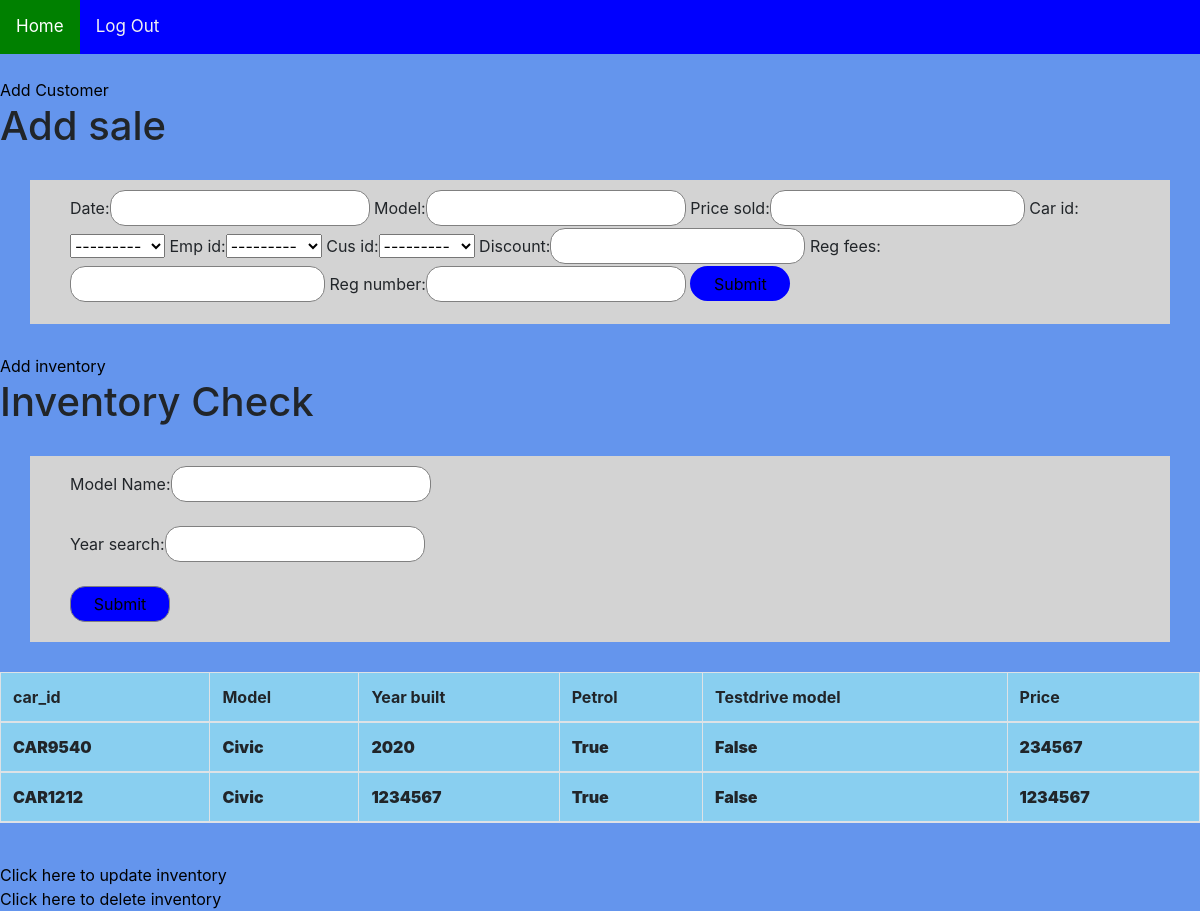
The app's page /general/newsale/ (signed in), older data.
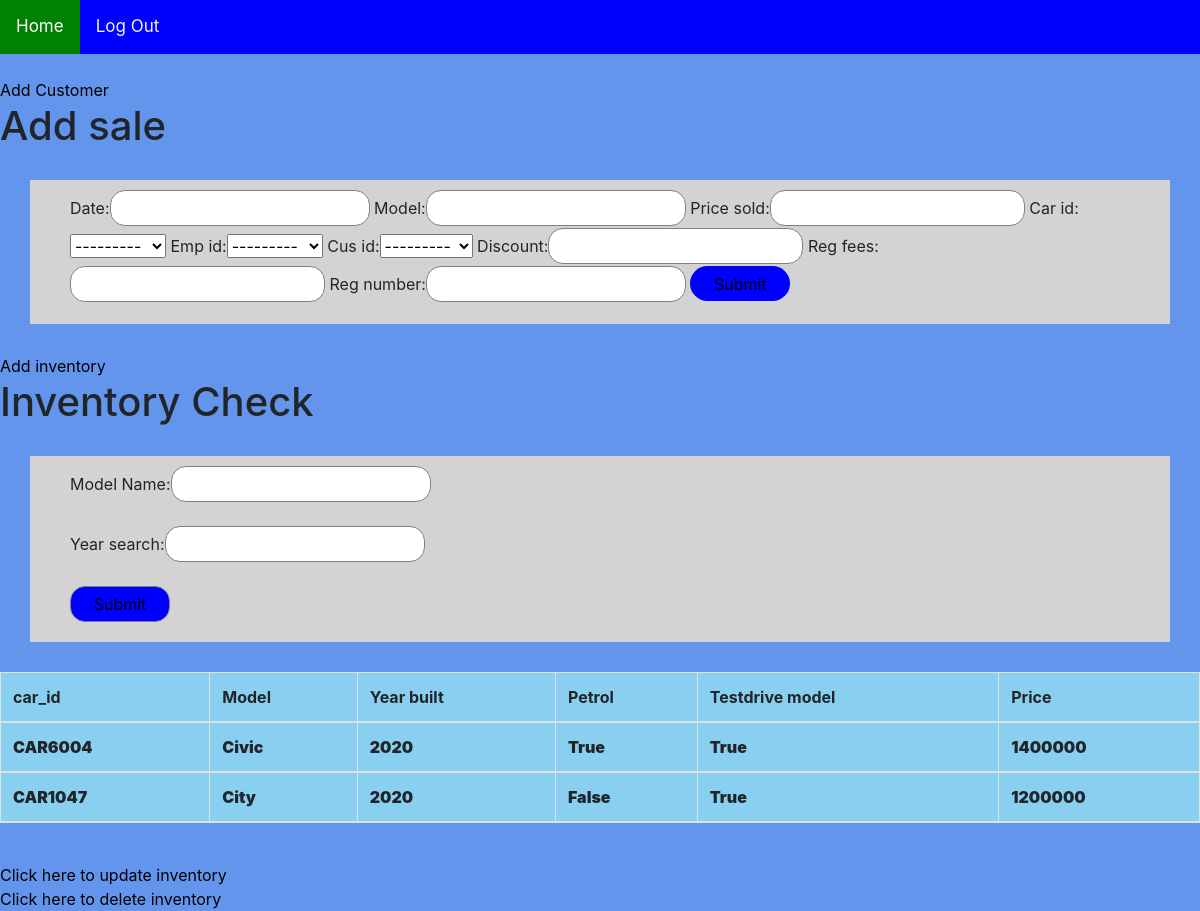
The same page, newer data.
### accounts/models.py (models this page shows, shortened)
class inventory(models.Model):
    slug = models.SlugField(unique=True,null=True)
    car_id = models.CharField(max_length = 6)
    model = models.CharField(max_length = 20 )
    built_year = models.PositiveSmallIntegerField()
    is_petrol = models.BooleanField()
    is_testdrive = models.BooleanField()
    is_sold = models.BooleanField()
    price = models.PositiveBigIntegerField()
    red = models.BooleanField(default = False)
    black = models.BooleanField(default = False)
    blue = models.BooleanField(default = False)
    def __str__(self):
        return self.car_id

class employee(models.Model):
    emp_id = models.OneToOneField(User,on_delete=models.CASCADE)
    name = models.CharField(max_length = 40)
    contact = models.CharField(max_length=10,validators=[MinLengthValidator(10)])
    is_manager = models.BooleanField(default = False)
    address = models.CharField(max_length = 250,  default="")
    door_no = models.CharField(max_length=10, default="")
    street = models.CharField(max_length=40, default="")
    city = models.CharField(max_length=40, default="")
    state = models.CharField(max_length=40,default="")
    pin_code = models.CharField(max_length=6,validators=[MinLengthValidator(6)], null=True)
    blood_group = models.CharField(max_length = 5, default="")
    def __str__(self):
        return str(self.emp_id)

class customer(models.Model):
    cus_id  = models.CharField(max_length = 6)
    name    = models.CharField(max_length = 50)
    contact = models.CharField(max_length=10,validators=[MinLengthValidator(10)])
    address = models.CharField( max_length = 250)
    def __str__(self):
        return self.cus_id

### general/views.py (the view, shortened to what this page needs)
# urls.py: path('newsale/',views.addsale,name="sales"),
def addsale(request):
    for_sake = "Nothing"
    current = employee.objects.get( emp_id = request.user )
    is_manager = current.is_manager
    if request.method == 'POST':
        form = newsaleform(data=request.POST)
        if form.is_valid():
            upload_form = form.save(commit=False)
            integrity=False
            print(upload_form.emp_id)
            print(upload_form.date)
            emp = employee_performance.objects.filter(emp_id = upload_form.emp_id )
            for i in emp:
                i.month_sales += upload_form.price_sold
                i.save()
            while(integrity==False):
                random_code = randint(1000,9999)
                code = 'SEL'+str(random_code)
                try:
                    customer.objects.get(sale_id=code)
                    integrity = False
                except :
                    integrity = True
            upload_form.sales = form
            upload_form.sale_id  = code
            upload_form.save()
            car = upload_form.car_id
            storage = inventory.objects.filter(car_id = car)
            for i in storage:
                i.is_sold = True
                i.save()
            slug = code
            return HttpResponseRedirect(reverse('general:add_accessories', kwargs = {'slug':slug}))
    else:
        form = newsaleform()
    storage = inventory.objects.raw('SELECT * FROM accounts_inventory')
    if request.method =="GET":
        mod = request.GET.get("model")
        start = request.GET.get("start_year")
        end = request.GET.get("end_year")
    return render(request,'general/sale_form.html',{'form':form,
                                                    'inventory': storage,
                                                    'is_manager': is_manager,
                                                    'for_sake': for_sake})

### general/forms.py
class newsaleform(ModelForm):
    class Meta:
        fields = ("date","model","price_sold","car_id","emp_id","cus_id","discount","reg_fees",
        "reg_number","price_sold")
        model = sales

### general/templates/general/sale_form.html (shortened to what this page needs)
{% extends "base.html"%}
{% block content %}
  <br>
  <a href="{% url 'general:booking' %}" style="color: black;"> Add Customer </a>
  <h1> Add sale</h1>
    <form method="post">
      {{ form }}
      <button type="submit" name="button">Submit</button>
    </form>
    <a href="{% url 'general:add_inventory' %}" style="color: black;"> Add inventory </a>
    <h1> Inventory Check </h1>
    <form method="get">
        Model Name:<input type = "text" name="model"><br><br>
        Year search:<input type = "number" name="start_year"><br><br>
        <input type = "submit" style="background-color: blue; width: 100px;"><br>
    </form>
    <table class="table table-bordered" >
      <thead>
          <th> car_id </th>
          <th> Model </th>
          <th> Year built </th>
          <th> Petrol </th>
          <th> Testdrive model </th>
          <th>Price</th>
      <thead>
      {% for invent in inventory %}
    <tr>
      <td> {{ invent.car_id }}</td>
      <td>{{ invent.model }}</td>
      <td>{{ invent.built_year }}</td>
      <td>{{ invent.is_petrol }}</td>
      <td>{{ invent.is_testdrive }}</td>
      <td>{{ invent.price }}</td>
    </tr>
    {% endfor %}
  </table>
    <br>
    <a href="{% url 'general:alter_inventory' %}" style="color: black;"> Click here to update inventory</a>
    <br>
    <a href="{% url 'general:delete_inventory' %}" style="color: black;"> Click here to delete inventory</a>
  {% endblock %}

### templates/base.html (shortened to what this page needs)
<!DOCTYPE html>
<html>
<head>
<link rel="stylesheet" href="https://stackpath.bootstrapcdn.com/bootstrap/4.5.2/css/bootstrap.min.css">
<link rel="stylesheet" href="https://cdnjs.cloudflare.com/ajax/libs/font-awesome/4.7.0/css/font-awesome.min.css">
</head>
<body>
<div class="topnav" id="myTopnav">
  {% if user.is_authenticated %}
    <a href="{% url 'general:sales' %}" class="active">Home</a>
  <a href="{% url 'accounts:logout' %}">Log Out</a>
  {% else %}
  <a href="{% url 'home' %}" class="active">Home</a>
  <a href="{% url 'accounts:employee_sign' %}">Sign-Up</a>
  <a href="{% url 'accounts:login' %}">Login</a>
  <a href="javascript:void(0);" style="font-size:15px;" class="icon" onclick="myFunction()">&#9776;</a>
{% endif %}
</div>
{% block content %}
{% endblock %}
</body>
</html>

### templates/base.html (style rules this page uses)
body { background-color: cornflowerblue; }
.topnav { overflow: hidden; background-color: blue }
.topnav a { float: left; display: block; color: #f2f2f2; text-align: center; padding: 14px 16px; text-decoration: none; font-size: 17px; }
.active { background-color:black;; color: white; }

### general/templates/general/sale_form.html (style rules this page uses)
input { border-radius: 15px; padding: 5px; border: 1px solid grey; }
form { background-color: lightgray; margin: 30px; padding: 10px 40px 20px }
button { background-color:blue; border: none; width: 100px; height: 35px; border-radius: 20px; position: relative; text-align: center; }
table { background-color:#89cff0; font-weight: 900; }

Row changes from the older to the newer data that the page shows:
removed inventory: car_id "---------", car_id "CAR9540", model "Civic", built_year "2020", is_petrol "True", is_testdrive "False", price "234567"
removed inventory: car_id "CAR1212", model "Civic", built_year "1234567", is_petrol "True", is_testdrive "False", price "1234567"
added inventory: car_id "---------", car_id "CAR6004", model "Civic", built_year "2020", is_petrol "True", is_testdrive "True", price "1400000"
added inventory: car_id "CAR1047", model "City", built_year "2020", is_petrol "False", is_testdrive "True", price "1200000"
